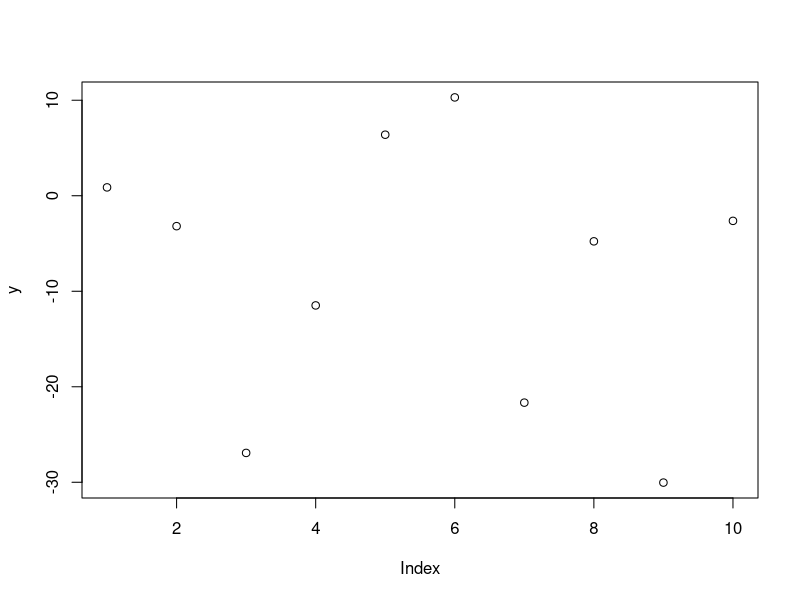

Generate this figure with R:
# R commands to get answers for week 4 quiz


# Q1: What is produced at the end of this snippet of R code?
set.seed(1)
rpois(5, 2)
# --> A vector with the numbers 1, 1, 2, 4, 1


# Q2: What R function can be used to generate standard Normal random variables?
?pnorm
?rnorm
?qnorm
?dnorm
# --> rnorm


# Q3: When simulating data, why is using the set.seed() function important?

# To me, none of the provided answers fit, but I guess it is
# --> It can be used to specify which random number generating algorithm R should use, ensuring consistency and reproducibility.
# because the answer contains the word "reproducability" in it while the other answers didn't.


# Q4: Which function can be used to evaluate the inverse cumulative distribution function for the Poisson distribution?
?rpois
?ppois
?qpois
?dpois
# Again, none of the provided answers seem fit to me. A little web search told me
# that it should be
# --> qpois
# because obviously the q means "Normal inverse cdf (quantile function)" with
# cdf meaning cumulative distribution function


# Q5: What does the following code do?
set.seed(10)
x <- rep(0:1, each = 5)
e <- rnorm(10, 0, 20)
y <- 0.5 + 2 * x + e
plot(y)
# --> Generate data from a Normal linear model


# Q6: What R function can be used to generate Binomial random variables?
?pbinom
?dbinom
?rbinom
?qbinom
# --> rbinom


# Q7: What aspect of the R runtime does the profiler keep track of when an R expression is evaluated?
# --> the function call stack


# Q8: Consider the following R code
## library(datasets)
## Rprof()
## fit <- lm(y ~ x1 + x2)
## Rprof(NULL)
## (Assume that y, x1, and x2 are present in the workspace.)
# Without running the code, what percentage of the run time is spent in the 'lm' function, based on the 'by.total' method of normalization shown in 'summaryRprof()'?
# --> 100%


# Q9: When using 'system.time()', what is the user time?
#--> It is the time spent by the CPU evaluating an expression


# Q10: If a computer has more than one available processor and R is able to take advantage of that, then which of the following is true when using 'system.time()'?
# --> elapsed time may be smaller than user time


